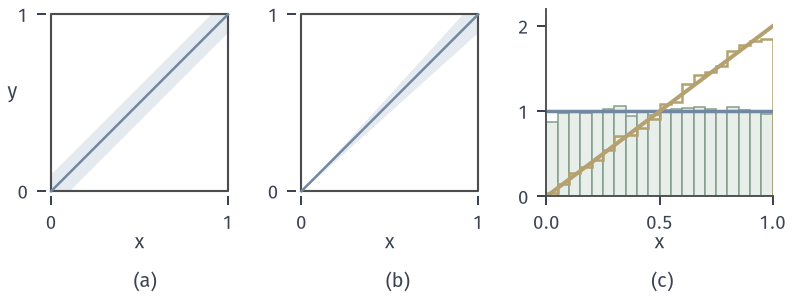

Python code for this plot:
"""Borel-Kolmogorov paradox on the unit square. (a) band |Y-X|<=h, (b) wedge |Y/X-1|<=h, h=0.1 (drawn);
(c) simulation (seed 7, n=400000, h=0.02): histograms of X in band (green) and wedge (yellow); limits 1 and 2x."""
from pathlib import Path
import sys
sys.path.insert(0, str(Path(__file__).resolve().parents[1]/"cdis-common"))
from common import *
from matplotlib.colors import LinearSegmentedColormap
HERE = Path(__file__).resolve().parent
fig, (a, b, c) = figure(width_mm=112, height_mm=42, ncols=3)
h = 0.1
x = np.linspace(0, 1, 400)
a.fill_between(x, np.clip(x - h, 0, 1), np.clip(x + h, 0, 1), color=BLUE_FILL, lw=0)
b.fill_between(x, np.clip(x*(1 - h), 0, 1), np.clip(x*(1 + h), 0, 1), color=BLUE_FILL, lw=0)
for ax in (a, b):
    ax.plot([0, 1, 1, 0, 0], [0, 0, 1, 1, 0], color=STROKE, lw=0.85)
    ax.plot([0, 1], [0, 1], color=BLUE, lw=1.0)
    for sp in ax.spines.values(): sp.set_visible(False)
    ax.set_aspect('equal'); ax.set_xlim(-0.03, 1.03); ax.set_ylim(-0.03, 1.03)
    ax.set_xticks([0, 1]); ax.set_yticks([0, 1]); ax.set_xlabel('$x$', labelpad=0)
a.set_ylabel('$y$', rotation=0, labelpad=2)
rng = np.random.default_rng(7)
n = 400000; hs = 0.02
P = rng.random((n, 2)); X, Y = P[:, 0], P[:, 1]
band = np.abs(Y - X) <= hs
wedge = np.abs(Y/X - 1) <= hs
bins = np.linspace(0, 1, 21)
c.hist(X[band], bins=bins, density=True, color=GREEN_FILL, edgecolor=GREEN, lw=0.6)
c.hist(X[wedge], bins=bins, density=True, histtype='step', color=YELLOW, lw=1.0)
c.plot([0, 1], [1, 1], color=BLUE, lw=1.4)
c.plot([0, 1], [0, 2], color=YELLOW, lw=1.6)
c.set_xlim(0, 1); c.set_ylim(0, 2.2); c.set_xticks([0, 0.5, 1]); c.set_yticks([0, 1, 2]); c.set_xlabel('$x$', labelpad=0)
tags(fig, (a, b, c), ('(a)', '(b)', '(c)'))
save(fig, HERE, 'figure', {'h_drawn': h, 'seed': 7, 'n': n, 'h_sim': hs, 'band_count': int(band.sum()), 'wedge_count': int(wedge.sum())})
